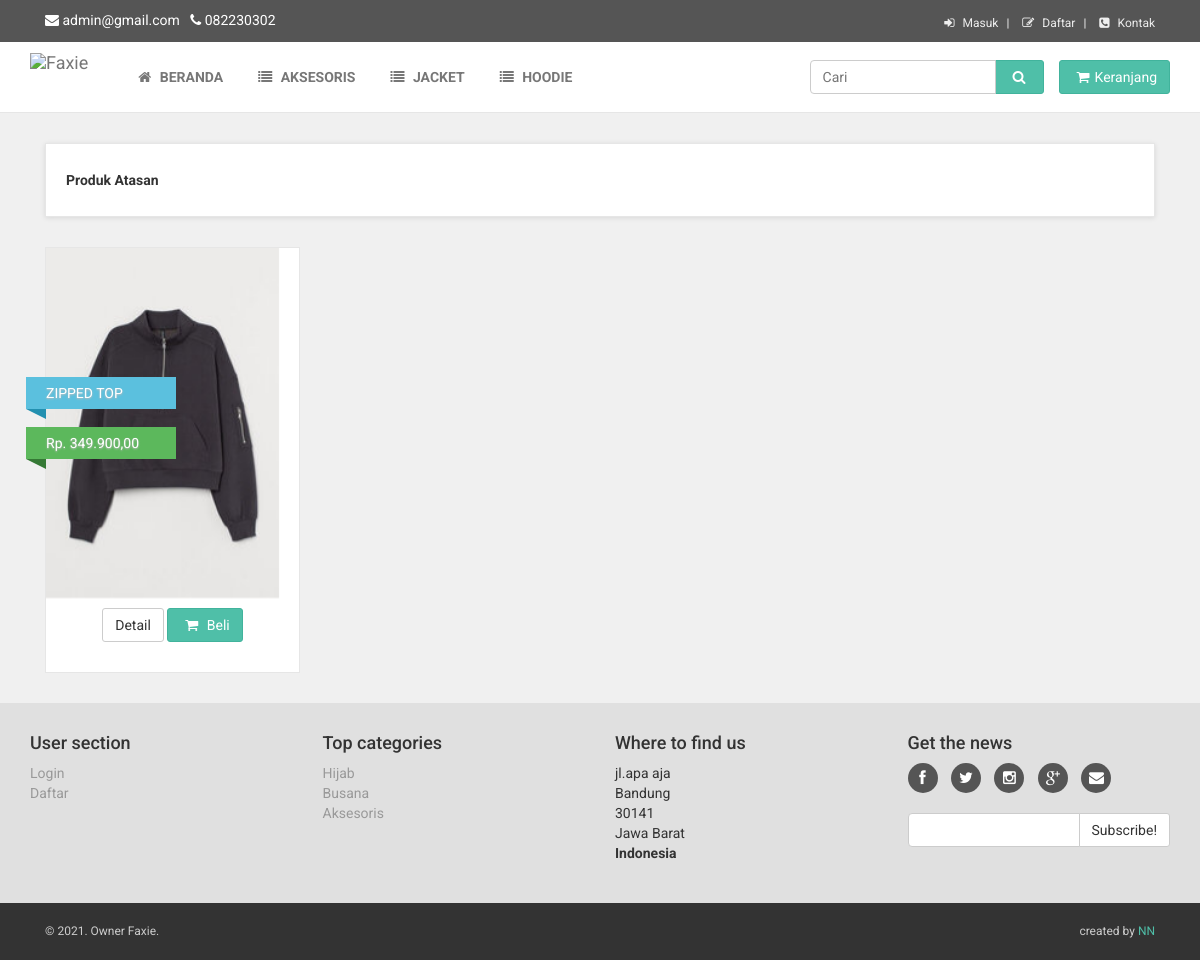
/hoodie.php, run on the app's committed database.
### tables this page shows
CREATE TABLE `hy_admin` (
  `id` int(11) NOT NULL,
  `nama` varchar(50) NOT NULL,
  `username` varchar(50) DEFAULT NULL,
  `password` varchar(100) NOT NULL,
  `email` varchar(50) NOT NULL,
  `alamat` varchar(100) NOT NULL,
  `kode_pos` varchar(6) NOT NULL,
  `kota` varchar(25) NOT NULL,
  `telepon` varchar(20) NOT NULL,
  `provinsi` varchar(30) NOT NULL,
  `nama_bank` varchar(100) DEFAULT NULL,
  `no_rek` int(16) DEFAULT NULL,
  `nama_rek` varchar(100) DEFAULT NULL
);

CREATE TABLE `fashion` (
  `id` int(11) NOT NULL,
  `Picture` varchar(50) NOT NULL,
  `Name` varchar(70) NOT NULL,
  `Description` varchar(600) NOT NULL,
  `Price` int(50) NOT NULL,
  `Category` varchar(50) NOT NULL,
  `stok_barang` tinyint(4) NOT NULL
);

### hoodie.php (the view, shortened to what this page needs)
<?php include"xtop.php" ?>
    <div id="all">
        <div id="content">
            <div class="container">
                <div class="col-md-12">
                    <div class="box info-bar">
                        <div class="row">
                            <div class="col-sm-12 col-md-4 products-showing">
                                <strong>Produk Atasan</strong>
                            </div>
                        </div>
                    </div>
                    <div class="row products"><?php
      $sql = mysqli_query($conn,'SELECT * FROM fashion WHERE Category="Hoodie" ORDER BY id DESC');
      while($data = mysqli_fetch_array($sql)){
      ?>
                        <div class="col-md-3 col-sm-4">
                            <div class="product">
                                <div class="flip-container">
                                    <div class="flipper">
                                        <div class="front">
                                            <a href="detail.html">
                                                <img src="<?php echo $data['Picture']; ?>"  style="height:350px;" alt="" class="img-responsive">
                                            </a>
                                        </div>
                                        <div class="back">
                                            <a href="detail.html">
                                            </a>
                                        </div>
                                    </div>
                                </div>
                                <div class="text">
                                    <p class="buttons">
                                        <a href="detail.php?id=<?php echo $data['id']; ?>" class="btn btn-default"> Detail</a>
                                        <a href="prossesbeli.php?input=add&id=<?php echo $data['id']; ?>" class="btn btn-primary"><i class="fa fa-shopping-cart"></i> Beli</a>
                                    </p>
                                </div>
                                <div style="margin-top:50px;" class="ribbon new">
                                    <div style="width:150px;" class="theribbon"><?php echo $data['Name']; ?></div>
                                </div>
                                <div class="ribbon gift">
                                    <div style="width:150px;" class="theribbon">Rp. <?php echo number_format($data['Price'],2,",",".");; ?></div>
                                </div>
                            </div>
                        </div><?php } ?>
                    </div>
                </div>
            </div>
        </div>
<?php include"xfot.php" ?>

### xtop.php (shortened to what this page needs)
<?php
require_once("koneksi.php");
$sql1 = "SELECT * FROM hy_admin";
$result1 = $conn->query($sql1);
$get1 = $result1->fetch_assoc();
?>
<!DOCTYPE html>
<html lang="en">
<head>
    <link href="css/font-awesome.css" rel="stylesheet">
    <link href="css/bootstrap.min.css" rel="stylesheet">
    <link href="css/animate.min.css" rel="stylesheet">
    <link href="css/owl.carousel.css" rel="stylesheet">
    <link href="css/owl.theme.css" rel="stylesheet">
    <link href="css/style.default.css" rel="stylesheet" id="theme-stylesheet">
    <link href="css/custom.css" rel="stylesheet">
</head>
<body>
       <div id="top">
        <div class="container">
		<?php if(!isset($_SESSION['email'])) { ?>
            <div class="col-md-6 offer" data-animate="fadeInDown">
            <i class="fa fa-envelope"></i> </i> <?php echo $get1['email']; ?> &nbsp&nbsp;<i class="fa fa-phone"></i> <?php echo $get1['telepon']; ?>
            </div>
            <div class="col-md-6" data-animate="fadeInDown">
                <ul class="menu">
                    <li><a href="#" data-toggle="modal" data-target="#login-modal"><i class="fa fa-sign-in"></i> Masuk</a>
                    </li>
                    <li><a href="#" data-toggle="modal" data-target="#daftar-modal"><i class="fa fa-pencil-square-o"></i> Daftar</a>
                    </li>
                    <li><a ref="#" data-toggle="modal" data-target="#kontak-modal"><i class="fa fa-phone-square"></i> Kontak</a>
                    </li>
                </ul>
            </div>
		<? } ?>
        </div>
        </div>
   <div class="navbar navbar-default yamm" role="navigation" id="navbar">
        <div class="container">
            <div class="navbar-header">
                <a class="navbar-brand home" href="#" data-animate-hover="bounce">
                    <img src="img/Faxie.png" alt="Faxie" class="hidden-xs">
                </a>
            </div>
            <div class="navbar-collapse collapse" id="navigation">
                <ul class="nav navbar-nav navbar-left">
                    <li><a href="index.php"><i class="fa fa-home"></i> Beranda</a>
                    </li>
                    <li><a href="aksesoris.php"><i class="fa fa-list"></i> Aksesoris</a>
                    </li>
                    <li><a href="jacket.php"><i class="fa fa-list"></i> Jacket</a>
                    </li>
                    <li><a href="hoodie.php"><i class="fa fa-list"></i> Hoodie</a>
                    </li>
                        </ul>
            </div>
            <div class="navbar-buttons">
                <div class="navbar-collapse collapse right" id="basket-overview">
                    <a href="keranjang.php" class="btn btn-primary navbar-btn"><i class="fa fa-shopping-cart"></i><span class="hidden-sm">Keranjang</span></a>
                </div>
                <div class="navbar-collapse collapse right">
                    <form method="POST" action="pencarian_barang.php" class="navbar-form" role="search">
                    <div class="input-group">
                        <input name="caribarang" type="text" class="form-control" placeholder="Cari">
                        <span class="input-group-btn">
			<button type="submit" class="btn btn-primary"><i class="fa fa-search"></i></button>
		    </span>
                    </div>
                </form>
                </div>
            </div>
        </div>
    </div>

### xfot.php (shortened to what this page needs)
<div id="footer" data-animate="fadeInUp">
    <?php $sql1 = "SELECT * FROM hy_admin";
$result1 = $conn->query($sql1);
$get1 = $result1->fetch_assoc();
?>
            <div class="container">
                <div class="row">
                    <div class="col-md-3 col-sm-6">
                        <h4>User section</h4>
                        <ul>
                            <li><a href="register.php" data-toggle="modal" data-target="#login-modal">Login</a>
                            </li>
                            <li><a href="register.php">Daftar</a>
                            </li>
                        </ul>
                    </div>
                    <div class="col-md-3 col-sm-6">
                        <h4>Top categories</h4>
                        <ul>
                            <li><a href="hijab.php">Hijab</a>
                            </li>
                            <li><a href="busana.php">Busana</a>
                            </li>
                            <li><a href="aksesoris.php">Aksesoris</a>
                            </li>
                        </ul>
                    </div>
                    <div class="col-md-3 col-sm-6">
                        <h4>Where to find us</h4>
                        <p><?php echo $get1['alamat']; ?>
                                    <br><?php echo $get1['kota']; ?>
                                    <br><?php echo $get1['kode_pos']; ?>
                                    <br><?php echo $get1['provinsi']; ?>
                                    <br>
                                    <strong>Indonesia</strong>
                        </p>
                    </div>
                    <div class="col-md-3 col-sm-6">
                        <h4>Get the news</h4>
						<p class="social">
                            <a href="#" class="facebook external" data-animate-hover="shake"><i class="fa fa-facebook"></i></a>
                            <a href="#" class="twitter external" data-animate-hover="shake"><i class="fa fa-twitter"></i></a>
                            <a href="#" class="instagram external" data-animate-hover="shake"><i class="fa fa-instagram"></i></a>
                            <a href="#" class="gplus external" data-animate-hover="shake"><i class="fa fa-google-plus"></i></a>
                            <a href="#" class="email external" data-animate-hover="shake"><i class="fa fa-envelope"></i></a>
                        </p>
                        <form>
                            <div class="input-group">
                                <input type="text" class="form-control">
                                <span class="input-group-btn">
			    <button class="btn btn-default" type="button">Subscribe!</button>
			</span>
                            </div>
                        </form>
                    </div>
                </div>
            </div>
        </div>
        <div id="copyright">
            <div class="container">
                <div class="col-md-6">
                    <p class="pull-left">© 2021. Owner Faxie.</p>
                </div>
                <div class="col-md-6">
                    <p class="pull-right">created by <a href="https://bootstrapious.com/e-commerce-templates">NN</a>
                    </p>
                </div>
            </div>
        </div>
    </div>
</body>
</html>

### data on the page
hy_admin: email "admin@gmail.com", telepon "082230302", alamat "jl.apa aja", kota "Bandung", kode_pos "30141", provinsi "Jawa Barat"
fashion: Picture (picture), Name "ZIPPED TOP", Price "349.900,00"
